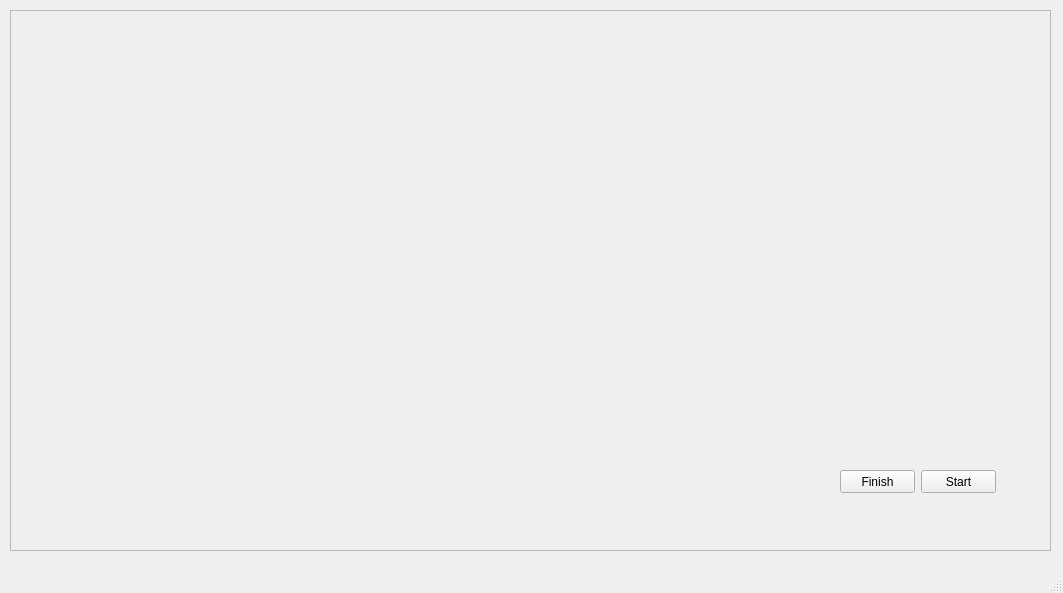
<?xml version="1.0" encoding="UTF-8"?>
<ui version="4.0">
 <class>MainWindow</class>
 <widget class="QMainWindow" name="MainWindow">
  <property name="geometry">
   <rect>
    <x>0</x>
    <y>0</y>
    <width>1063</width>
    <height>593</height>
   </rect>
  </property>
  <property name="windowTitle">
   <string>MainWindow</string>
  </property>
  <widget class="QWidget" name="centralWidget">
   <widget class="QGraphicsView" name="graphicsView">
    <property name="enabled">
     <bool>false</bool>
    </property>
    <property name="geometry">
     <rect>
      <x>10</x>
      <y>10</y>
      <width>1041</width>
      <height>541</height>
     </rect>
    </property>
   </widget>
   <widget class="QPushButton" name="pushButton">
    <property name="geometry">
     <rect>
      <x>840</x>
      <y>470</y>
      <width>75</width>
      <height>23</height>
     </rect>
    </property>
    <property name="text">
     <string>Finish</string>
    </property>
   </widget>
   <widget class="QPushButton" name="Start">
    <property name="geometry">
     <rect>
      <x>921</x>
      <y>470</y>
      <width>75</width>
      <height>23</height>
     </rect>
    </property>
    <property name="text">
     <string>Start</string>
    </property>
   </widget>
  </widget>
  <widget class="QMenuBar" name="menuBar">
   <property name="geometry">
    <rect>
     <x>0</x>
     <y>0</y>
     <width>1063</width>
     <height>21</height>
    </rect>
   </property>
  </widget>
  <widget class="QStatusBar" name="statusBar"/>
 </widget>
 <layoutdefault spacing="6" margin="11"/>
 <resources/>
 <connections/>
</ui>
